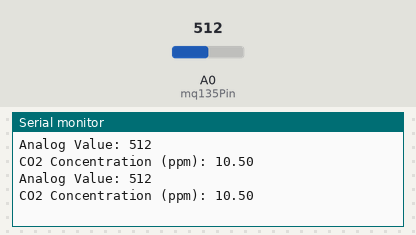
Bench run of a sketch on a simulated Arduino Uno, built with avr-gcc and run on an emulated ATmega328P. Shown: the last lines printed to the serial monitor. The inputs (shaded band) are chosen by the test bench; at power-on: A0 (mq135Pin) = 512.

Above: at 1.8 s.
1.9 s: A0 (mq135Pin) set to 716
At 2.5 s:
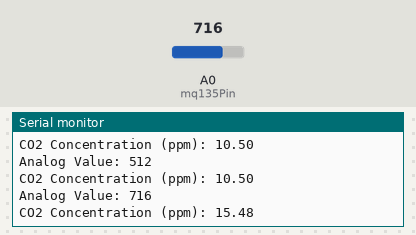
3.4 s: A0 (mq135Pin) set to 900
At 4.8 s:
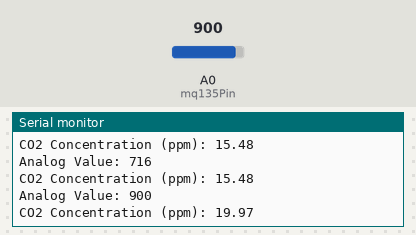
Timing chart, 0 to 6.4 s (numbered marks = the images above; inputs shaded):
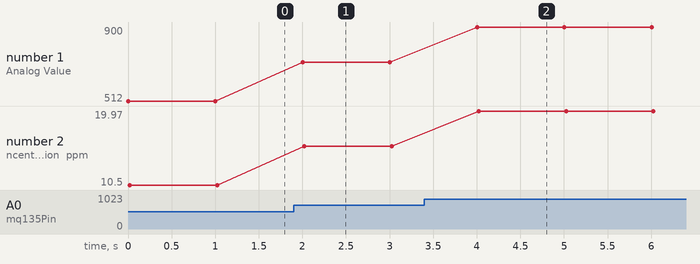

Measured:
- after the input at 1.9 s, the serial monitor: prints a new line after 0.10 s (image 1)
- after the input at 3.4 s, the serial monitor: prints a new line after 0.60 s (image 2)
- plotted number 1: 512 → 716 after the input at 1.9 s, 716 → 900 after the input at 3.4 s
- plotted number 2: 10.5 → 15.48 after the input at 1.9 s, 15.48 → 19.97 after the input at 3.4 s

The sketch:

Gas_sensor.ino
```cpp
int mq135Pin = A0; // Analog pin connected to the MQ135 sensor
int analogValue;

void setup() {
  Serial.begin(9600);
}

void loop() {
  analogValue = analogRead(mq135Pin);

  // Convert analog value to voltage
  float voltage = (analogValue / 1024.0) * 5.0;

  // Define a conversion factor based on your calibration
  // For CO2, the typical conversion factor is around 0.2
  // You may need to adjust this based on your calibration
  float ppm = (voltage - 0.4) / 0.2;

  Serial.print("Analog Value: ");
  Serial.println(analogValue);
  Serial.print("CO2 Concentration (ppm): ");
  Serial.println(ppm);

  delay(1000); // Delay for a second
}
```
